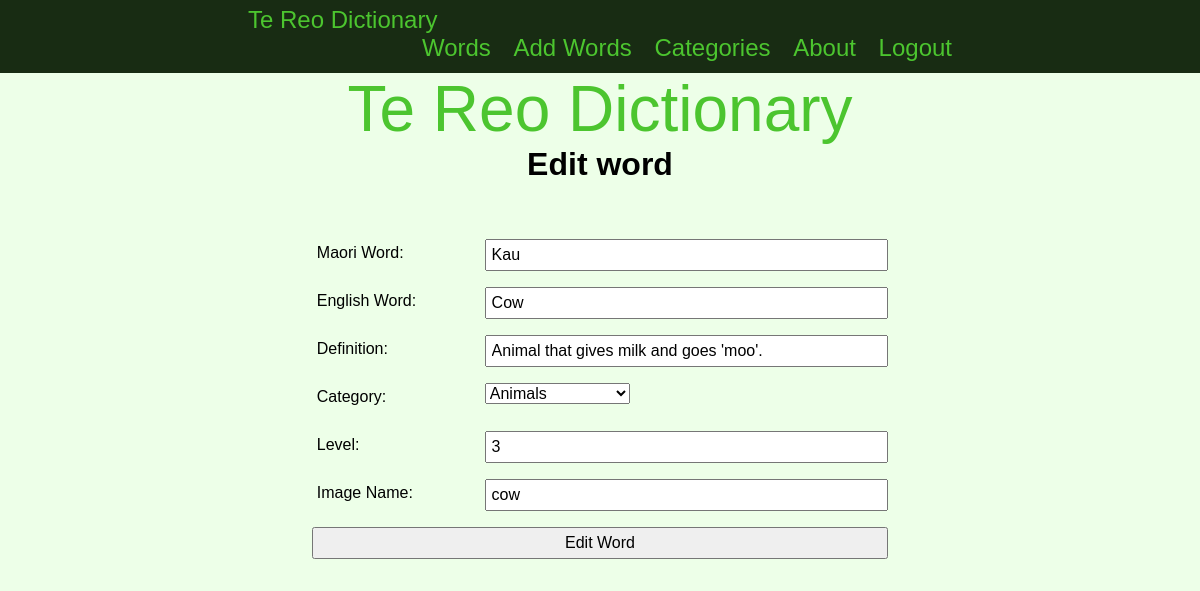
The page /edit/47 (signed in) on the database its author committed.
### tables this page shows
CREATE TABLE "words"
(
    id                integer
        constraint words_pk
            primary key autoincrement,
    english_word      varchar(30),
    maori_word        varchar(30),
    definition        varchar(100),
    category_id       integer
        constraint categrory_id
            references categories,
    level             integer,
    last_edited_date  date,
    last_edited_by_id integer
        constraint user_id
            references users,
    image_name        varchar(30)
);

CREATE TABLE categories
(
    category_id integer
        constraint categories_pk
            primary key autoincrement,
    category    varchar(30)
, image_name varchar(30));

### app.py (the view, shortened to what this page needs)
@app.route('/edit/<word_id>', methods=['POST', 'GET'])
def edit(word_id):
    if is_logged_in():
        if session['role'] != 'Teacher':
            return redirect('/')
    else:
        return redirect('/')
    word_info = database_select('SELECT * FROM words WHERE id=?',(word_id,))[0]
    return render_template('edit.html', logged_in=is_logged_in(), session_info=session_info(), categories=category_info(), word_info=word_info)

### app.py (called while the page is built)
def create_connection(db_file):
    try:
        connection = sqlite3.connect(db_file)
        return connection
    except Error as e:
        print(e)
    return None

def database_select(query, info):
    con = create_connection(DATABASE)
    cur = con.cursor()
    cur.execute(query, info)
    info = cur.fetchall()
    con.close()
    return info

def is_logged_in():
    if session.get('email') is None:
        return False
    else:
        return True

def session_info():
    return session

def category_info():
    return database_select('SELECT * FROM categories', ())

### templates/edit.html
{% extends "base.html" %}
{% block pageheading %}{% if word_info == None %}Add{% else %}Edit{% endif %} word{% endblock %}
{% block main %}
    <form class="form" method="POST">
        <div class="form-group">
            <div class="form-text-label">Maori Word:</div>
            <div class="form-element"><input type="text" name="maori" id="maori" maxlength="30" {% if word_info != None %} value="{{ word_info[2] }}" {% endif %} required></div>
        </div>
        <div class="form-group">
            <div class="form-text-label">English Word:</div>
            <div class="form-element"><input type="text" name="english" id="english" maxlength="30"  {% if word_info != None %} value="{{ word_info[1] }}" {% endif %}required></div>
        </div>
        <div class="form-group">
            <div class="form-text-label">Definition:</div>
            <div class="form-element"><input type="text" name="definition" id="definition" maxlength="100" {% if word_info != None %} value="{{ word_info[3] }}" {% endif %} required></div>
        </div>
        <div class="form-group">
            <div class="form-text-label">Category:</div>
            <div class="form-element">
                <select name="category" id="category">
                    {% for category in categories %}
                        <option {% if word_info != None %} {% if word_info[4] == category[0] %} selected {% endif %} {% endif %}>{{ category[1] }}</option>
                    {% endfor %}
                </select>
            </div>
        </div>
        <div class="form-group">
            <div class="form-text-label">Level:</div>
            <div class="form-element"><input type="number" name="level" id="level" min="1" max="10" {% if word_info != None %} value="{{ word_info[5] }}" {% endif %}></div>
        </div>
        <div class="form-group">
            <div class="form-text-label">Image Name:</div>
            <div class="form-element"><input type="text" name="image_name" id="image_name" maxlength="300" {% if word_info != None %} value="{{ word_info[8] }}" {% endif %}></div>
        </div>
        <div class="form-group">
            <div class="form-button"><input type="submit" value="{% if word_info == None %}Add{% else %}Edit{% endif %} Word"></div>
        </div>
    </form>
{% endblock %}

### static/TeReoDictionary.css (style rules this page uses)
* { font-family: 'Rage Italic', sans-serif; padding: 0; margin: 0; box-sizing: border-box; }
body { background-color: rgb(237, 255, 232); }
.form { width: 80%; margin: auto; padding-bottom: 1rem; margin-bottom: 20px; display: block; }
.form-group { padding-top: 3rem; }
.form-group input { padding: 0.3rem; width: 100%; }
.form-text-label { width: 30%; float: left; padding: 0.3rem; }
.form-element { width: 70%; float: left; }
.form-button { width: 100%; float: left; }

### rows shown on the page
words: maori "Kau", english "Cow", definition "Animal that gives milk and goes 'moo'.", category "Animals", level "3", image_name "cow"
